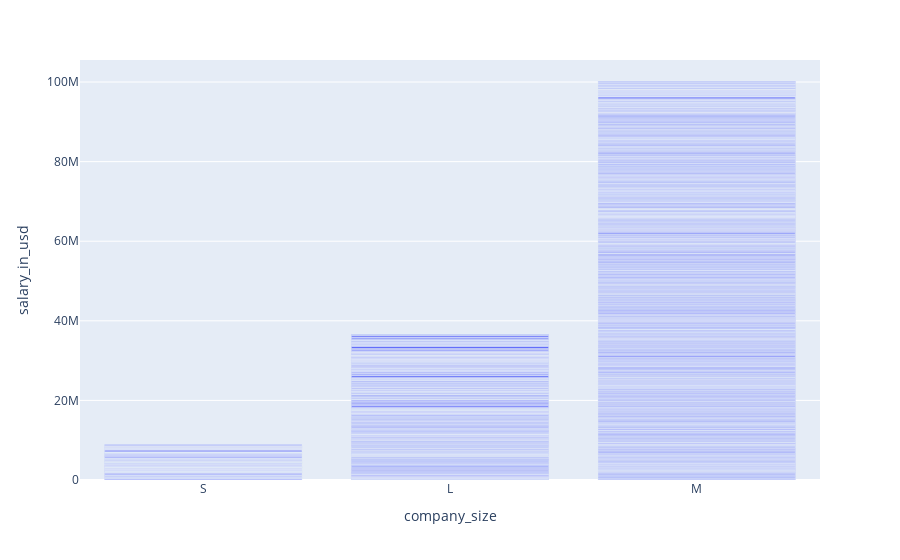

Notebook cell for this chart:
### Markdown cell above
# Plots

### Code cell
fig = px.bar(df,x="company_size",y="salary_in_usd")
fig.show()

### Figure 1 — Plotly figure (JSON) as saved in the notebook; plotly's stock layout.template omitted (floating-point values rounded to 4 significant figures; data arrays with more than 128 entries replaced by an {"elided": "..."} marker saying what was removed)
{"data": [{"alignmentgroup": "True", "hovertemplate": "company_size=%{x}<br>salary_in_usd=%{y}<extra></extra>", "legendgroup": "", "marker": {"color": "#636efa", "pattern": {"shape": ""}}, "name": "", "offsetgroup": "", "orientation": "v", "showlegend": false, "textposition": "auto", "type": "bar", "x": {"elided": "1195 str values"}, "xaxis": "x", "y": {"elided": "1195 int values"}, "yaxis": "y"}], "layout": {"barmode": "relative", "legend": {"tracegroupgap": 0}, "margin": {"t": 60}, "xaxis": {"anchor": "y", "domain": [0, 1], "title": {"text": "company_size"}}, "yaxis": {"anchor": "x", "domain": [0, 1], "title": {"text": "salary_in_usd"}}}}
